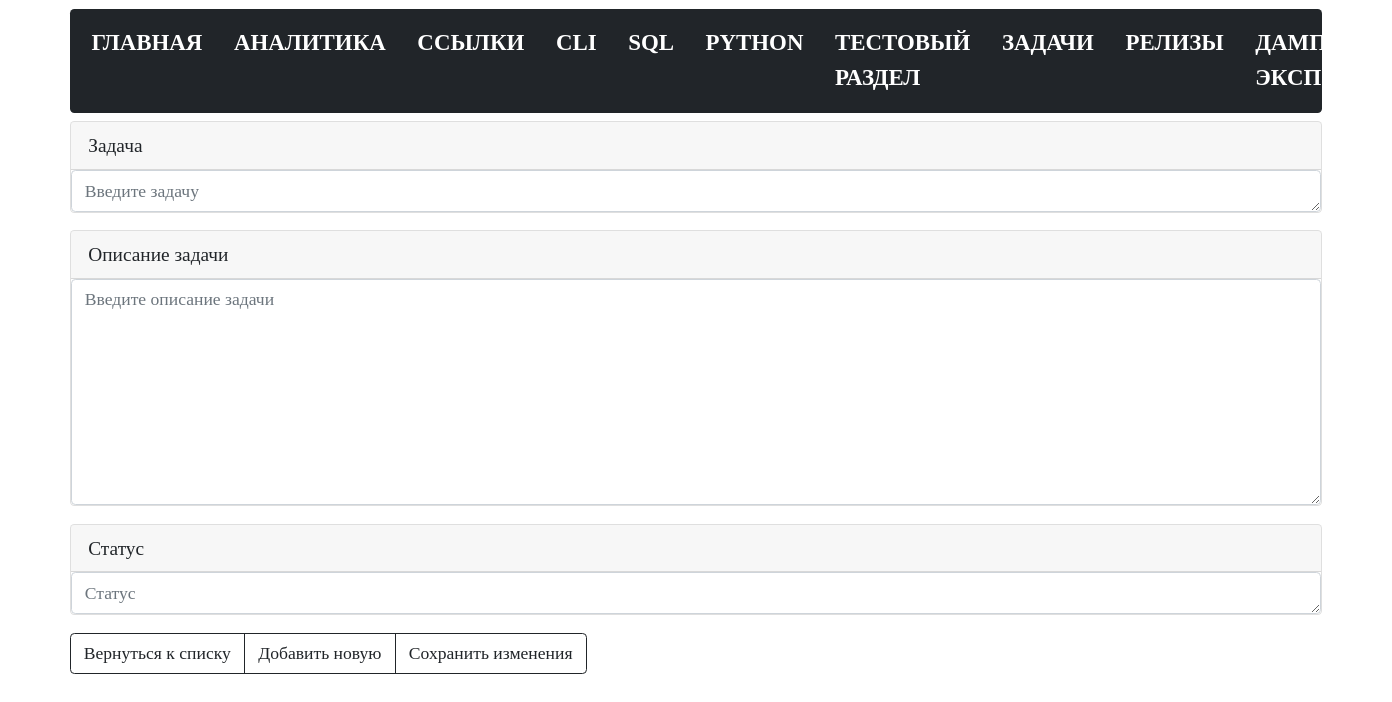
Before: /tasks/edit/13/ with the older database file.
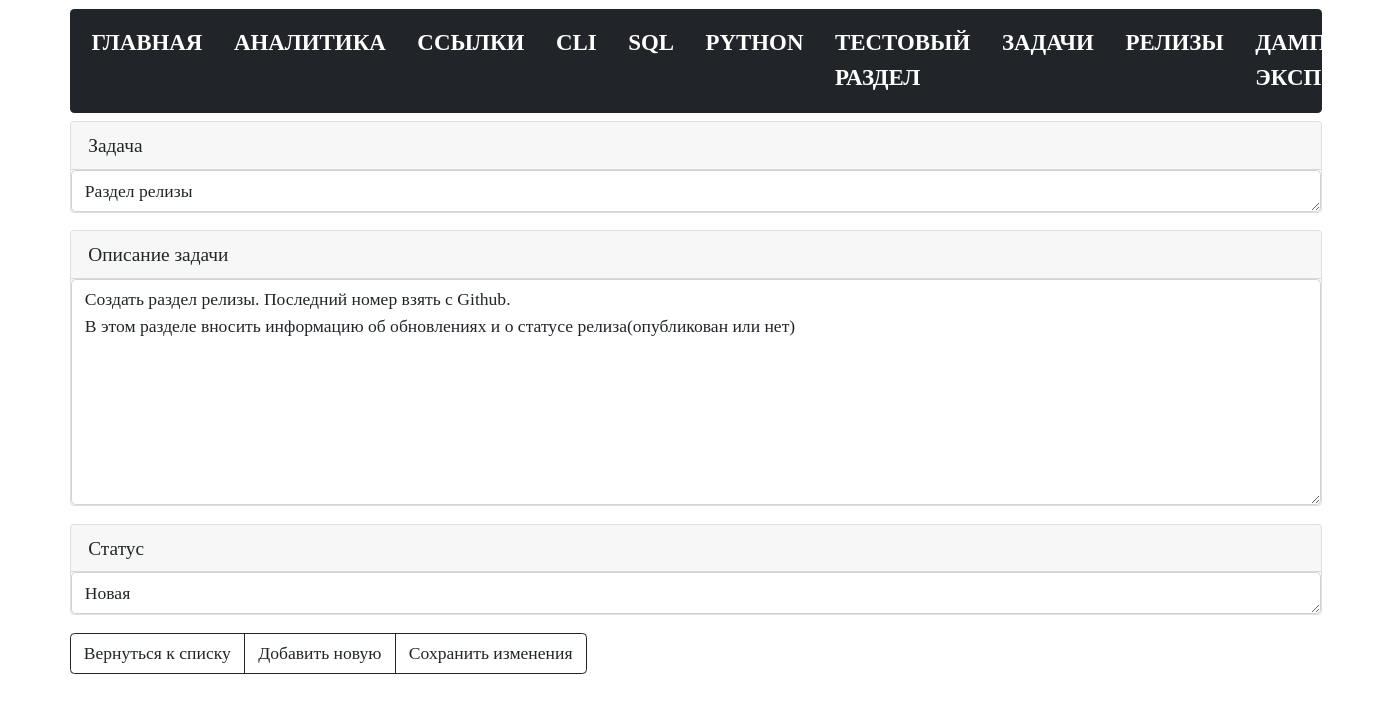
After: the same page with the newer database file.
### tables this page shows
CREATE TABLE tasks (
  task_id INTEGER PRIMARY KEY AUTOINCREMENT,
  task_name TEXT NOT NULL,
  task_description TEXT NOT NULL,
  task_status TEXT NOT NULL DEFAULT Новая
);

### modules/tasks/edit_task.py (the view, shortened to what this page needs)
@bp.route("/tasks/edit/<int:task_id>/", methods=("GET", "POST"))
def edit_task(task_id):
    conn = connect.get_db_connection()
    edit_task_view = conn.execute("SELECT * FROM tasks WHERE task_id = ?",
                                  (task_id,)).fetchone()
    return render_template("tasks/edit_task.html", edit_task_view=edit_task_view)

### modules/connect.py (called while the page is built)
def get_db_connection():
    db_path = os.path.join(BASE_DIR, '../database.db')
    conn = sqlite3.connect(db_path)
    conn.row_factory = sqlite3.Row
    return conn

### templates/tasks/edit_task.html (shortened to what this page needs)
{% extends 'base.html' %}
{% block content %}
<form method="post">
   <div class="card mb-3">
      <label for="task_name" class="card-header">Задача</label>
      <textarea class="form-control" id="task_name" name="task_name" rows="1" placeholder="Введите задачу"
         required>{{ edit_task_view.task_name }}</textarea>
   </div>
   <div class="card mb-3">
      <label for="task_description" class="card-header">Описание задачи</label>
      <textarea class="form-control" id="task_description" name="task_description" rows="8" placeholder="Введите описание задачи"
         required>{{ edit_task_view.task_description }}</textarea>
   </div>
   <div class="card mb-3">
      <label for="task_status" class="card-header">Статус</label>
      <textarea class="form-control" id="task_status" name="task_status" rows="1"
         placeholder="Статус" required>{{ edit_task_view.task_status }}</textarea>
   </div>
   <div class="btn-group btn-group" role="group" aria-label="...">
      <a href="{{ url_for('tasks.tasks') }}" class="btn btn-outline-dark">Вернуться к списку</a>
      <a href="{{ url_for('add_task.add_task') }}" class="btn btn-outline-dark">Добавить новую</a>
      <button type="submit" value="" class="btn btn-outline-dark">Сохранить изменения</button>
   </div>
</form>
{% endblock %}

Changed rows visible on the page:
added tasks: task_name "Раздел релизы", task_description "Создать раздел релизы. Последний номер взять с Github. В этом разделе вносить информацию об обновлениях и о статусе релиза(опубликован или нет)", task_status "Новая"
